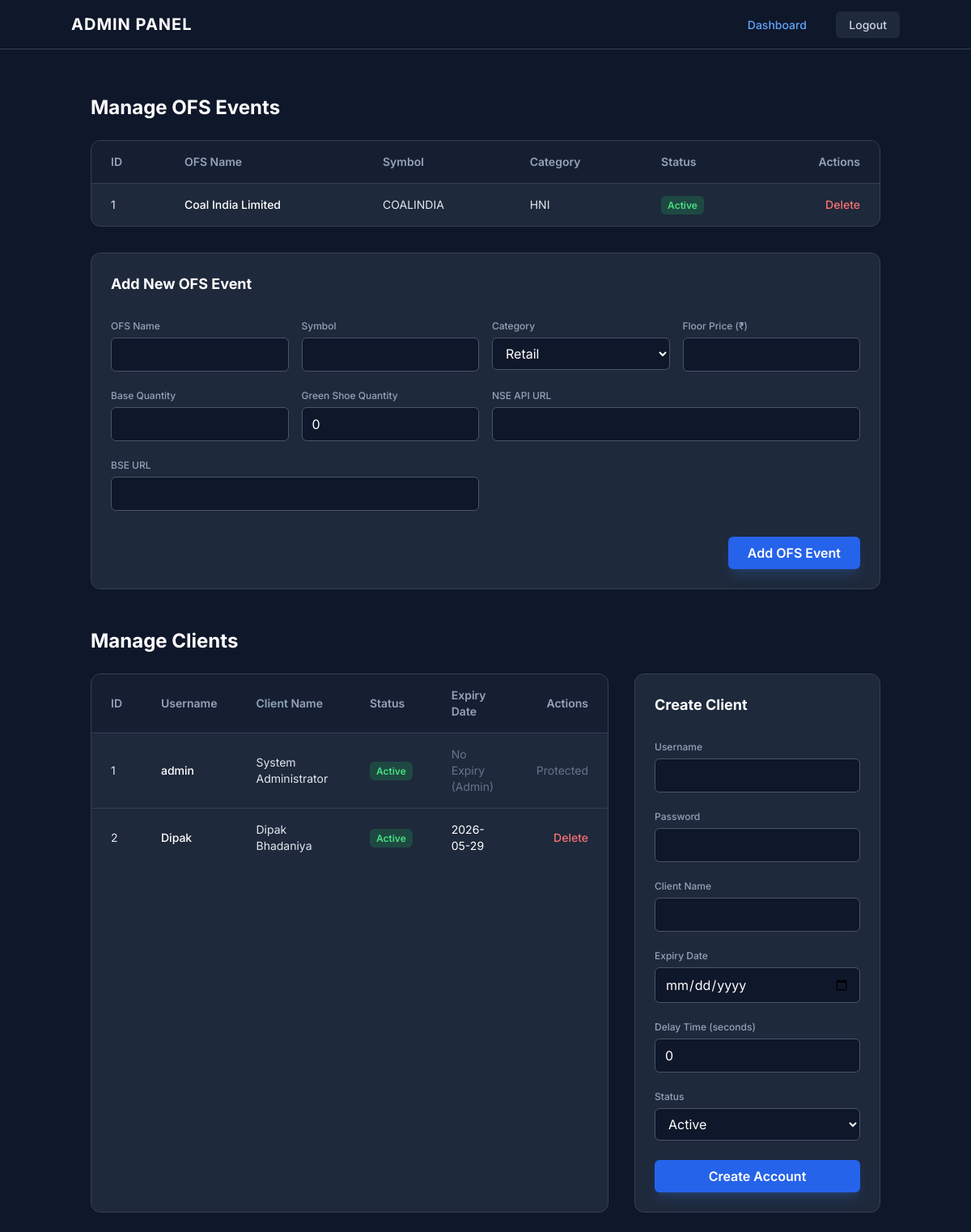
Page /admin (signed in) on the committed database.
### tables this page shows
CREATE TABLE OFSDetail (
            id INTEGER PRIMARY KEY AUTOINCREMENT,
            name TEXT NOT NULL,
            nse_url TEXT,
            bse_url TEXT,
            floor_price REAL,
            base_quantity INTEGER,
            greenShoe_quantity INTEGER DEFAULT 0,
            Category TEXT,
            Symbol TEXT,
            Status TEXT DEFAULT 'Pending'
        );

CREATE TABLE ClientDetail (
            ID INTEGER PRIMARY KEY AUTOINCREMENT,
            username TEXT UNIQUE NOT NULL,
            password TEXT NOT NULL,
            role TEXT NOT NULL DEFAULT 'client',
            ClientName TEXT,
            ClientDescription TEXT,
            ExpiryDate DATE,
            DelayTime INTEGER DEFAULT 0,
            Status TEXT DEFAULT 'Pending',
            AdvancedPrice TEXT
        );

### ofs.py (the view)
@app.route('/admin')
@admin_required
def admin_panel():
    conn = get_db_connection()
    users = conn.execute('SELECT * FROM ClientDetail').fetchall()
    ofs_list = conn.execute('SELECT * FROM OFSDetail').fetchall()
    conn.close()
    return render_template('admin.html', users=users, ofs_list=ofs_list)

### ofs.py (called while the page is built)
def get_db_connection():
    conn = sqlite3.connect('database.db')
    conn.row_factory = sqlite3.Row
    return conn

def admin_required(f):
    @wraps(f)
    def decorated_function(*args, **kwargs):
        if 'user_id' not in session:
            return redirect(url_for('login'))
        conn = get_db_connection()
        user = conn.execute('SELECT role FROM ClientDetail WHERE id = ?', (session['user_id'],)).fetchone()
        conn.close()
        if not user or user['role'] != 'admin':
            return "Unauthorized. Admin access required.", 403
        return f(*args, **kwargs)
    return decorated_function

### templates/admin.html (shortened to what this page needs)
<!DOCTYPE html>
<html lang="en">
<head>
    <script src="https://cdn.tailwindcss.com"></script>
</head>
<body class="min-h-screen">
    <nav class="bg-slate-900 border-b border-slate-700 p-4 sticky top-0 z-50">
        <div class="container mx-auto flex justify-between items-center">
            <div class="text-xl font-bold text-white tracking-wider">ADMIN PANEL</div>
            <div class="space-x-4">
                <a href="/" class="px-4 py-2 text-sm font-medium text-blue-400 hover:text-white transition-colors">Dashboard</a>
                <a href="/logout" class="px-4 py-2 text-sm font-medium text-slate-300 hover:text-white transition-colors bg-slate-800 hover:bg-slate-700 rounded-md">Logout</a>
            </div>
        </div>
    </nav>
    <main class="container mx-auto p-6 mt-8 space-y-12">
        <section>
            <div class="flex justify-between items-center mb-6">
                <h2 class="text-2xl font-bold text-white">Manage OFS Events</h2>
            </div>
            <div class="bg-slate-800 rounded-xl border border-slate-700 overflow-hidden mb-8">
                <div class="overflow-x-auto">
                    <table class="w-full text-left text-sm whitespace-nowrap">
                        <thead class="bg-slate-900/50 text-slate-400 border-b border-slate-700">
                            <tr>
                                <th class="px-6 py-4 font-semibold">ID</th>
                                <th class="px-6 py-4 font-semibold">OFS Name</th>
                                <th class="px-6 py-4 font-semibold">Symbol</th>
                                <th class="px-6 py-4 font-semibold">Category</th>
                                <th class="px-6 py-4 font-semibold">Status</th>
                                <th class="px-6 py-4 font-semibold text-right">Actions</th>
                            </tr>
                        </thead>
                        <tbody class="divide-y divide-slate-700">
                            {% for ofs in ofs_list %}
                            <tr class="hover:bg-slate-700/30 transition-colors">
                                <td class="px-6 py-4">{{ ofs['id'] }}</td>
                                <td class="px-6 py-4 font-medium text-white">{{ ofs['name'] }}</td>
                                <td class="px-6 py-4">{{ ofs['Symbol'] }}</td>
                                <td class="px-6 py-4">{{ ofs['Category'] }}</td>
                                <td class="px-6 py-4">
                                    <span class="bg-green-500/20 text-green-400 text-xs font-semibold px-2 py-1 rounded-md">{{ ofs['Status'] }}</span>
                                </td>
                                <td class="px-6 py-4 text-right">
                                    <a href="/admin/delete_ofs/{{ ofs['id'] }}" class="text-red-400 hover:text-red-300 font-medium text-sm" onclick="return confirm('Are you sure you want to delete this OFS?')">Delete</a>
                                </td>
                            </tr>
                            {% else %}
                            <tr>
                                <td colspan="6" class="px-6 py-8 text-center text-slate-500">No OFS events found.</td>
                            </tr>
                            {% endfor %}
                        </tbody>
                    </table>
                </div>
            </div>
            <div class="bg-slate-800 rounded-xl border border-slate-700 p-6">
                <h3 class="text-lg font-bold text-white mb-6">Add New OFS Event</h3>
                <form action="/admin/add_ofs" method="POST" class="grid grid-cols-1 md:grid-cols-2 lg:grid-cols-4 gap-4">
                    <div class="space-y-1">
                        <label class="text-xs font-medium text-slate-400">OFS Name</label>
                        <input type="text" name="ofs_name" required class="w-full bg-slate-900 border border-slate-600 rounded-md px-3 py-2 text-white focus:border-blue-500 focus:ring-1 focus:ring-blue-500 outline-none">
                    </div>
                    <div class="space-y-1">
                        <label class="text-xs font-medium text-slate-400">Symbol</label>
                        <input type="text" name="symbol" required class="w-full bg-slate-900 border border-slate-600 rounded-md px-3 py-2 text-white focus:border-blue-500 focus:ring-1 focus:ring-blue-500 outline-none">
                    </div>
                    <div class="space-y-1">
                        <label class="text-xs font-medium text-slate-400">Category</label>
                        <select name="category" class="w-full bg-slate-900 border border-slate-600 rounded-md px-3 py-2 text-white focus:border-blue-500 focus:ring-1 focus:ring-blue-500 outline-none">
                            <option value="Retail">Retail</option>
                        </select>
                    </div>
                    <div class="space-y-1">
                        <label class="text-xs font-medium text-slate-400">Floor Price (₹)</label>
                        <input type="number" step="0.01" name="floor_price" required class="w-full bg-slate-900 border border-slate-600 rounded-md px-3 py-2 text-white focus:border-blue-500 focus:ring-1 focus:ring-blue-500 outline-none">
                    </div>
                    <div class="space-y-1">
                        <label class="text-xs font-medium text-slate-400">Base Quantity</label>
                        <input type="number" name="base_quantity" required class="w-full bg-slate-900 border border-slate-600 rounded-md px-3 py-2 text-white focus:border-blue-500 focus:ring-1 focus:ring-blue-500 outline-none">
                    </div>
                    <div class="space-y-1">
                        <label class="text-xs font-medium text-slate-400">Green Shoe Quantity</label>
                        <input type="number" name="greenshoe_quantity" value="0" class="w-full bg-slate-900 border border-slate-600 rounded-md px-3 py-2 text-white focus:border-blue-500 focus:ring-1 focus:ring-blue-500 outline-none">
                    </div>
                    <div class="space-y-1 md:col-span-2">
                        <label class="text-xs font-medium text-slate-400">NSE API URL</label>
                        <input type="url" name="nse_url" required class="w-full bg-slate-900 border border-slate-600 rounded-md px-3 py-2 text-white focus:border-blue-500 focus:ring-1 focus:ring-blue-500 outline-none">
                    </div>
                    <div class="space-y-1 md:col-span-2">
                        <label class="text-xs font-medium text-slate-400">BSE URL</label>
                        <input type="url" name="bse_url" required class="w-full bg-slate-900 border border-slate-600 rounded-md px-3 py-2 text-white focus:border-blue-500 focus:ring-1 focus:ring-blue-500 outline-none">
                    </div>
                    <div class="lg:col-span-4 mt-4 text-right">
                        <button type="submit" class="bg-blue-600 hover:bg-blue-500 text-white font-semibold py-2 px-6 rounded-md shadow-lg shadow-blue-500/20 transition-all">Add OFS Event</button>
                    </div>
                </form>
            </div>
        </section>
        <section>
            <div class="flex justify-between items-center mb-6">
                <h2 class="text-2xl font-bold text-white">Manage Clients</h2>
            </div>
            <div class="grid grid-cols-1 lg:grid-cols-3 gap-8">
                <div class="lg:col-span-2 bg-slate-800 rounded-xl border border-slate-700 overflow-hidden">
                    <div class="overflow-x-auto">
                        <table class="w-full text-left text-sm">
                            <thead class="bg-slate-900/50 text-slate-400 border-b border-slate-700">
                                <tr>
                                    <th class="px-6 py-4 font-semibold">ID</th>
                                    <th class="px-6 py-4 font-semibold">Username</th>
                                    <th class="px-6 py-4 font-semibold">Client Name</th>
                                    <th class="px-6 py-4 font-semibold">Status</th>
                                    <th class="px-6 py-4 font-semibold">Expiry Date</th>
                                    <th class="px-6 py-4 font-semibold text-right">Actions</th>
                                </tr>
                            </thead>
                            <tbody class="divide-y divide-slate-700">
                                {% for user in users %}
                                <tr class="hover:bg-slate-700/30 transition-colors">
                                    <td class="px-6 py-4">{{ user['ID'] }}</td>
                                    <td class="px-6 py-4 font-medium text-white">{{ user['username'] }}</td>
                                    <td class="px-6 py-4">{{ user['ClientName'] }}</td>
                                    <td class="px-6 py-4">
                                        {% if user['Status'] == 'Active' %}
                                        <span class="bg-green-500/20 text-green-400 text-xs font-semibold px-2 py-1 rounded-md">Active</span>
                                        {% else %}
                                        <span class="bg-yellow-500/20 text-yellow-400 text-xs font-semibold px-2 py-1 rounded-md">{{ user['Status'] }}</span>
                                        {% endif %}
                                    </td>
                                    <td class="px-6 py-4">
                                        {% if user['ExpiryDate'] %}
                                        <span class="text-white">{{ user['ExpiryDate'] }}</span>
                                        {% else %}
                                        <span class="text-slate-500">No Expiry (Admin)</span>
                                        {% endif %}
                                    </td>
                                    <td class="px-6 py-4 text-right">
                                        {% if user['role'] != 'admin' %}
                                        <a href="/admin/delete_client/{{ user['ID'] }}" class="text-red-400 hover:text-red-300 font-medium text-sm" onclick="return confirm('Are you sure you want to delete this client?')">Delete</a>
                                        {% else %}
                                        <span class="text-slate-500 text-sm">Protected</span>
                                        {% endif %}
                                    </td>
                                </tr>
                                {% endfor %}
                            </tbody>
                        </table>
                    </div>
                </div>
                <div class="bg-slate-800 rounded-xl border border-slate-700 p-6 h-fit">
                    <h3 class="text-lg font-bold text-white mb-6">Create Client</h3>
                    <form action="/admin/add_client" method="POST" class="space-y-4">
                        <div class="space-y-1">
                            <label class="text-xs font-medium text-slate-400">Username</label>
                            <input type="text" name="username" required class="w-full bg-slate-900 border border-slate-600 rounded-md px-3 py-2 text-white focus:border-blue-500 focus:ring-1 focus:ring-blue-500 outline-none">
                        </div>
                        <div class="space-y-1">
                            <label class="text-xs font-medium text-slate-400">Password</label>
                            <input type="password" name="password" required class="w-full bg-slate-900 border border-slate-600 rounded-md px-3 py-2 text-white focus:border-blue-500 focus:ring-1 focus:ring-blue-500 outline-none">
                        </div>
                        <div class="space-y-1">
                            <label class="text-xs font-medium text-slate-400">Client Name</label>
                            <input type="text" name="ClientName" class="w-full bg-slate-900 border border-slate-600 rounded-md px-3 py-2 text-white focus:border-blue-500 focus:ring-1 focus:ring-blue-500 outline-none">
                        </div>
                        <div class="space-y-1">
                            <label class="text-xs font-medium text-slate-400">Expiry Date</label>
                            <input type="date" name="ExpiryDate" required class="w-full bg-slate-900 border border-slate-600 rounded-md px-3 py-2 text-white focus:border-blue-500 focus:ring-1 focus:ring-blue-500 outline-none">
                        </div>
                        <div class="space-y-1">
                            <label class="text-xs font-medium text-slate-400">Delay Time (seconds)</label>
                            <input type="number" name="DelayTime" value="0" class="w-full bg-slate-900 border border-slate-600 rounded-md px-3 py-2 text-white focus:border-blue-500 focus:ring-1 focus:ring-blue-500 outline-none">
                        </div>
                        <div class="space-y-1">
                            <label class="text-xs font-medium text-slate-400">Status</label>
                            <select name="Status" class="w-full bg-slate-900 border border-slate-600 rounded-md px-3 py-2 text-white focus:border-blue-500 focus:ring-1 focus:ring-blue-500 outline-none">
                                <option value="Active">Active</option>
                            </select>
                        </div>
                        <div class="pt-2">
                            <button type="submit" class="w-full bg-blue-600 hover:bg-blue-500 text-white font-semibold py-2 px-4 rounded-md shadow-lg shadow-blue-500/20 transition-all">Create Account</button>
                        </div>
                    </form>
                </div>
            </div>
        </section>
    </main>
</body>
</html>

### templates/admin.html (style rules this page uses)
body { font-family: 'Inter', sans-serif; background-color: #0f172a; color: #e2e8f0; }

### rows in the picture
OFSDetail: id "1", name "Coal India Limited", Symbol "COALINDIA", Category "HNI", Status "Active"
ClientDetail: ID "1", username "admin", ClientName "System Administrator", Status "Active", shows "No Expiry (Admin)", role "Protected"
ClientDetail: ID "2", username "Dipak", ClientName "Dipak Bhadaniya", Status "Active", ExpiryDate "2026-05-29"
